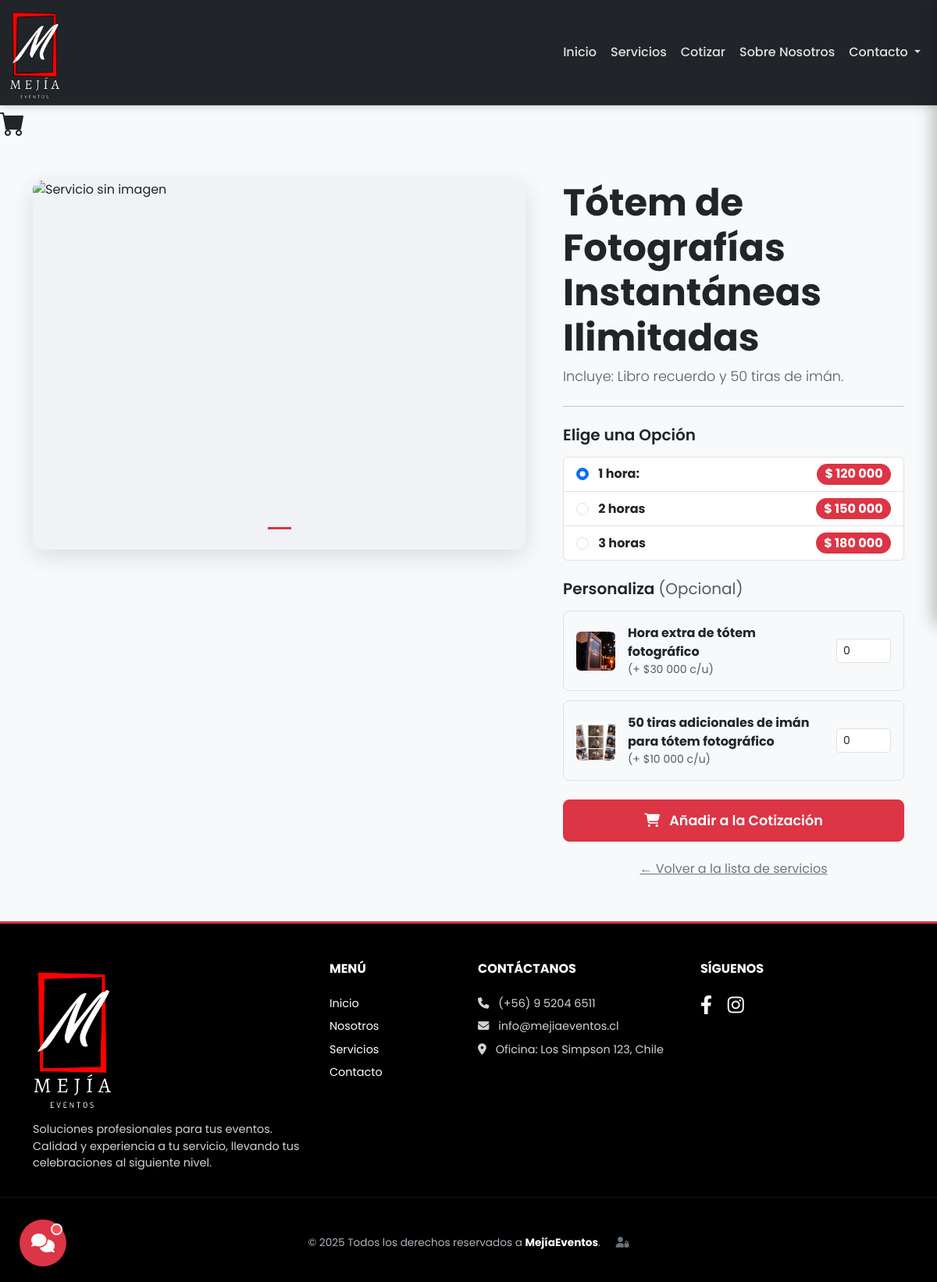
The app's page /servicio/3/ with its own data.
### core/models.py (models this page shows, shortened)
class Servicio(models.Model):
    class Tipo(models.TextChoices):
        PACK = 'PACK', 'Pack Prediseñado'
        INDEPENDIENTE = 'INDEPENDIENTE', 'Producto o Servicio Independiente'
        ADICIONAL_PACK = 'ADICIONAL_PACK', 'Adicional exclusivo para Pack'
    class DurationUnit(models.TextChoices):
        MINUTES = 'MINUTOS', 'Minutos'
        HOURS = 'HORAS', 'Horas'
    nombre = models.CharField(max_length=200)
    descripcion = models.TextField(
    blank=True,
    null=True,
    verbose_name="Descripción (Opcional)"
)
    tipo_servicio = models.CharField(
        max_length=20,
        choices=Tipo.choices,
        default=Tipo.INDEPENDIENTE,
        verbose_name="Tipo de Servicio",
        help_text="Clasifica el ítem como un Pack o un servicio individual."
    )
    precio = models.DecimalField(
        verbose_name="Precio Base",
        max_digits=10,
        decimal_places=0, # Usamos 0 decimales para CLP
        default=0,
        help_text="Precio base del ítem. Si usa precios por niveles, dejar en 0."
    )
    destacado = models.BooleanField(
        default=False,
        verbose_name="Servicio Destacado",
        help_text="Marcar para que aparezca en la sección de destacados."
    )
    has_tiered_pricing = models.BooleanField(
        default=False,
        verbose_name="¿Usa Precios por Niveles?",
        help_text="Marcar si este servicio tiene múltiples precios (ej. por horas)."
    )
    max_guests = models.PositiveIntegerField(
        verbose_name="Máximo de Invitados (para Packs)",
        null=True, blank=True,
        help_text="Solo llenar si este ítem es un Pack."
    )
    duration = models.PositiveIntegerField(
        verbose_name="Duración (valor)",
        null=True, blank=True,
        help_text="El valor numérico de la duración (ej: 30, 2, 5)."
    )
    duration_unit = models.CharField(
        max_length=10,
        choices=DurationUnit.choices,
        default=DurationUnit.HOURS,
        verbose_name="Unidad de Duración",
        null=True, blank=True,
        help_text="La unidad para el valor de duración (Horas o Minutos)."
    )
    permite_cantidad = models.BooleanField(
        default=False,
        verbose_name="¿Permite seleccionar cantidad?",
        help_text="Marcar si este servicio es por unidades (ej: horas extra, sillas adicionales)."
    )
    max_cantidad = models.PositiveIntegerField(
        null=True, blank=True,
        verbose_name="Cantidad Máxima (Opcional)",
        help_text="Si permite cantidad, establece un límite. Déjalo vacío para no tener límite."
    )
    servicios_compatibles = models.ManyToManyField(
        'self',
        blank=True,
        symmetrical=False,
        verbose_name="Servicios Principales Compatibles",
        help_text="Si este es un servicio ADITIVO, selecciona a qué servicios principales se puede añadir."
    )
    @property
    def display_duration(self):
        if self.duration and self.duration_unit:
            return f"{self.duration} {self.get_duration_unit_display().lower()}"
        return None
    def get_thumbnail_url(self):
        primera_imagen = self.media_gallery.filter(media_type='IMAGE').order_by('orden').first()
        if primera_imagen:
            return primera_imagen.media_file.url
        else:
            return static('img/placeholder_evento.jpg')

class PriceTier(models.Model):
    servicio = models.ForeignKey(Servicio, on_delete=models.CASCADE, related_name='price_tiers')
    description = models.CharField(max_length=255, help_text="Ej: '2 horas', '2 Robot en zancos'")
    price = models.DecimalField(max_digits=10, decimal_places=0, help_text="Precio para este nivel, sin decimales.")
    class Meta:
        verbose_name = "Nivel de Precio"
        verbose_name_plural = "Niveles de Precio"

class ServicioMedia(models.Model):
    class MediaType(models.TextChoices):
        IMAGE = 'IMAGE', 'Imagen'
        VIDEO = 'VIDEO', 'Video'
    servicio = models.ForeignKey(Servicio, on_delete=models.CASCADE, related_name='media_gallery')
    media_file = models.FileField(
        upload_to='servicios_media/',
        help_text="Sube una imagen o un video corto (MP4)."
    )
    media_type = models.CharField(
        max_length=10,
        choices=MediaType.choices,
        default=MediaType.IMAGE,
        verbose_name="Tipo de Medio"
    )
    orden = models.PositiveIntegerField(default=0, help_text="Orden de aparición en la galería.")
    class Meta:
        verbose_name = "Medio de Servicio"
        verbose_name_plural = "Galería de Medios del Servicio"
        ordering = ['orden']

### core/views.py (the view)
# urls.py: path('servicio/<int:pk>/', ServicioDetailView.as_view(), name='servicio_detail'),
class ServicioDetailView(DetailView):
    model = Servicio
    template_name = 'core/servicio_detail.html'
    context_object_name = 'servicio'
    def get_queryset(self):
        print("DEBUG: ServicioDetailView obteniendo queryset.") # DEBUG
        return Servicio.objects.select_related('oferta').prefetch_related('media_gallery')
    def get_context_data(self, **kwargs):
        context = super().get_context_data(**kwargs)
        print("DEBUG: ServicioDetailView obteniendo context_data.") # DEBUG
        servicio_actual = self.get_object()
        context['servicios_adicionales'] = Servicio.objects.filter(
            tipo_servicio=Servicio.Tipo.ADICIONAL_PACK,
            servicios_compatibles=servicio_actual
        ).select_related('oferta').prefetch_related('media_gallery')
        return context

### core/templates/core/servicio_detail.html (shortened to what this page needs)
{% extends 'core/base.html' %}
{% load static %}
{% load humanize %}
{% block content %}
<div class="container my-5">
    <div class="row g-5">
        <div class="col-lg-7">
            <div id="mediaCarousel" class="carousel slide" data-bs-ride="carousel">
                <div class="carousel-indicators">
                    {% for media in servicio.media_gallery.all %}
                        <button type="button" data-bs-target="#mediaCarousel" data-bs-slide-to="{{ forloop.counter0 }}" class="{% if forloop.first %}active{% endif %}" aria-current="true" aria-label="Slide {{ forloop.counter }}"></button>
                    {% empty %}
                        <button type="button" data-bs-target="#mediaCarousel" data-bs-slide-to="0" class="active" aria-current="true" aria-label="Slide 1"></button>
                    {% endfor %}
                </div>
                <div class="carousel-inner">
                    {% for media in servicio.media_gallery.all %}
                    <div class="carousel-item {% if forloop.first %}active{% endif %}">
                        {% if media.media_type == 'VIDEO' %}
                            <video class="d-block w-100" autoplay loop muted playsinline><source src="{{ media.media_file.url }}" type="video/mp4"></video>
                        {% else %}
                            <img src="{{ media.media_file.url }}" class="d-block w-100" alt="{{ servicio.nombre }}">
                        {% endif %}
                    </div>
                    {% empty %}
                    <div class="carousel-item active">
                        <img src="{{ servicio.get_thumbnail_url }}" class="d-block w-100" alt="Servicio sin imagen">
                    </div>
                    {% endfor %}
                </div>
            </div>
        </div>
        <div class="col-lg-5">
            <div class="servicio-info-container">
                <h1 class="fw-bolder display-5">{{ servicio.nombre }}</h1>
                {% if servicio.descripcion %}<p class="lead text-muted">{{ servicio.descripcion }}</p>{% endif %}
                <hr>
                <div class="mb-4">
                    <h5 class="opcion-title">{% if servicio.has_tiered_pricing %}Elige una Opción{% else %}Precio{% endif %}</h5>
                    {% if servicio.has_tiered_pricing and servicio.price_tiers.all %}
                        <div class="list-group">
                            {% for tier in servicio.price_tiers.all %}
                            <label class="list-group-item list-group-item-action d-flex justify-content-between align-items-center">
                                <div>
                                    <input class="form-check-input me-2" type="radio" name="price_tier_selection" value="{{ tier.id }}" data-id="{{ servicio.id }}-tier-{{ tier.id }}" data-nombre="{{ servicio.nombre|escapejs }} ({{ tier.description|escapejs }})" data-precio-numerico="{{ tier.price }}" {% if forloop.first %}checked{% endif %}>
                                    <span class="fw-bold">{{ tier.description }}</span>
                                </div>
                                <span class="badge bg-danger rounded-pill fs-6">$ {{ tier.price|intcomma }}</span>
                            </label>
                            {% endfor %}
                        </div>
                    {% endif %}
                </div>
                {% if servicios_adicionales %}
                <div class="mb-4">
                    <h5 class="opcion-title">Personaliza <span class="fw-normal text-muted">(Opcional)</span></h5>
                    <div id="lista-adicionales-container">
                        {% for adicional in servicios_adicionales %}
                        <div class="adicional-item-container mb-2">
                            <div class="list-group-item">
                                <div class="adicional-info-wrapper">
                                    <img src="{{ adicional.get_thumbnail_url }}" alt="{{ adicional.nombre }}">
                                    <div class="w-100">
                                        <label class="form-check-label fw-bold" for="adicional_simple_{{ adicional.id }}">{{ adicional.nombre }}</label>
                                        <small class="text-muted d-block">(+ ${{ adicional.oferta.precio_oferta|default:adicional.precio|intcomma }} c/u)</small>
                                    </div>
                                </div>
                                <div class="adicional-input-wrapper">
                                    {% if adicional.permite_cantidad %}
                                        <input type="number" id="adicional_simple_{{ adicional.id }}" class="form-control form-control-sm adicional-simple-input" style="width: 70px;" min="0" value="0" data-id="{{ adicional.id }}" data-nombre="{{ adicional.nombre|escapejs }}" data-precio="{{ adicional.oferta.precio_oferta|default:adicional.precio }}" data-permite-cantidad="{{ adicional.permite_cantidad|yesno:'true,false' }}" data-max-cantidad="{{ adicional.max_cantidad|default:'null' }}">
                                    {% endif %}
                                </div>
                            </div>
                        </div>
                        {% endfor %}
                    </div>
                </div>
                {% endif %}
                <div class="d-grid gap-2 mt-4">
                    <button type="button" id="btn-anadir-a-cotizacion" class="btn btn-danger btn-lg">
                        <i class="fas fa-shopping-cart me-2"></i> Añadir a la Cotización
                    </button>
                </div>
                <div class="text-center mt-3">
                    <a href="{% url 'core:lista_servicios' %}" class="btn btn-link text-secondary">&larr; Volver a la lista de servicios</a>
                </div>
            </div>
        </div>
    </div>
</div>
{% endblock content %}

### core/templates/core/base.html (shortened to what this page needs)
{% load static %}
<!DOCTYPE html>
<html lang="es">
<head>
    <link href="https://cdn.jsdelivr.net/npm/bootstrap@5.3.0/dist/css/bootstrap.min.css" rel="stylesheet">
    <link rel="stylesheet" href="https://cdnjs.cloudflare.com/ajax/libs/font-awesome/6.4.0/css/all.min.css">
    <link rel="stylesheet" href="https://cdn.jsdelivr.net/npm/swiper@11/swiper-bundle.min.css"/>
    <link rel="stylesheet" href="https://cdn.jsdelivr.net/npm/bootstrap-icons@1.10.5/font/bootstrap-icons.css">
    <link rel="stylesheet" href="{% static 'css/main.css' %}">
</head>
<body>
    <div id="icono-carrito-contenedor" title="Ver mi cotización">
        <i class="bi bi-cart-fill" style="font-size: 2rem;"></i>
    </div>
    <div id="chatbot-button" onclick="toggleChat()" title="Chatea con nosotros">
        <i class="fas fa-comments"></i>
        <span class="notification-dot"></span>
    </div>
    <div class="page-wrapper">
        {% include 'core/partials/_navbar.html' %}
        <main role="main" class="site-content {% block main_classes %}{% endblock main_classes %}">
            {% block content %}{% endblock content %}
        </main>
        {% include 'core/partials/_footer.html' %}
    </div>
</body>
</html>

### core/templates/core/partials/_navbar.html (shortened to what this page needs)
{% load static %}
<nav class="navbar navbar-expand-lg fixed-top">
    <div class="container-fluid">
        <a class="navbar-brand d-flex align-items-center" href="{% url 'core:index' %}">
            <img src="{% static 'img/majiaeventoslogo.png' %}" alt="Logo MejíaEventos" class="img-fluid logo-responsive">
        </a>
        <div class="collapse navbar-collapse justify-content-end" id="navMenu">
            <ul class="navbar-nav align-items-center">
                <li class="nav-item">
                    <a class="nav-link" href="{% url 'core:index' %}">Inicio</a>
                </li>
                <li class="nav-item">
                    <a class="nav-link" href="{% url 'core:lista_servicios' %}">Servicios</a>
                </li>
                <li class="nav-item">
                    <a class="nav-link" href="{% url 'core:solicitar_cotizacion_general' %}">Cotizar</a>
                </li>
                <li class="nav-item">
                    <a class="nav-link" href="{% url 'core:index' %}#sobre-nosotros">Sobre Nosotros</a>
                </li>
                <li class="nav-item dropdown">
                    <a class="nav-link dropdown-toggle" href="#" id="navbarDropdownContacto" role="button" data-bs-toggle="dropdown" aria-expanded="false">
                        Contacto
                    </a>
                </li>
            </ul>
        </div>
    </div>
</nav>

### core/templates/core/partials/_footer.html (shortened to what this page needs)
{% load static %}
<footer class="site-footer pt-5 pb-4">
    <div class="container text-center text-md-start">
        <div class="row gy-4">
            <div class="col-lg-4 col-md-6 mx-auto">
                <a href="{% url 'core:index' %}">
                    <img src="{% static 'img/majiaeventoslogo.png' %}" width="100" alt="Logo MejíaEventos en Footer" class="mb-3 d-block mx-auto mx-md-0">
                </a>
                <p class="footer-text">Soluciones profesionales para tus eventos. Calidad y experiencia a tu servicio, llevando tus celebraciones al siguiente nivel.</p>
            </div>
            <div class="col-lg-2 col-md-6 mx-auto">
                <h6 class="text-uppercase fw-bold mb-4">Menú</h6>
                <p><a href="{% url 'core:lista_servicios' %}" class="footer-link">Inicio</a></p>
                <p><a href="#" class="footer-link">Nosotros</a></p>
                <p><a href="{% url 'core:lista_servicios' %}" class="footer-link">Servicios</a></p>
                <p><a href="https://wa.me/56932454866" target="_blank" class="footer-link">Contacto</a></p>
            </div>
            <div class="col-lg-3 col-md-6 mx-auto">
                <h6 class="text-uppercase fw-bold mb-4">Contáctanos</h6>
                <p><i class="fas fa-phone me-2"></i> (+56) 9 5204 6511</p>
                <p><i class="fas fa-envelope me-2"></i> info@mejiaeventos.cl</p>
                <p><i class="fas fa-map-marker-alt me-2"></i> Oficina: Los Simpson 123, Chile</p>
            </div>
            <div class="col-lg-3 col-md-6 mx-auto text-center text-lg-start">
                <h6 class="text-uppercase fw-bold mb-4">Síguenos</h6>
                <a href="https://facebook.com/tu_pagina_de_facebook" target="_blank" class="footer-social-link me-3"><i class="fab fa-facebook-f"></i></a>
                <a href="https://instagram.com/tu_pagina_de_instagram" target="_blank" class="footer-social-link"><i class="fab fa-instagram"></i></a>
            </div>
        </div>
    </div>
    <hr class="footer-hr my-4">
    <div class="text-center pb-3">
        <p class="mb-0 copyright-text">
            © {% now "Y" %} Todos los derechos reservados a <strong>MejíaEventos</strong>.
            {% if not user.is_authenticated %}
                <a href="{% url 'core:login' %}" class="text-secondary ms-3" title="Acceso de Administrador"><i class="fas fa-user-lock"></i></a>
            {% endif %}
        </p>
    </div>
</footer>

### records on screen
Servicio: nombre "Tótem de Fotografías Instantáneas Ilimitadas", descripcion "Incluye: Libro recuerdo y 50 tiras de imán."
PriceTier: description "1 hora:", price "120 000"
PriceTier: description "2 horas", price "150 000"
PriceTier: description "3 horas", price "180 000"
Servicio: get_thumbnail_url (picture), nombre "Hora extra de tótem fotográfico", oferta.precio_oferta "30 000"
Servicio: get_thumbnail_url (picture), nombre "50 tiras adicionales de imán para tótem fotográfico", oferta.precio_oferta "10 000"
